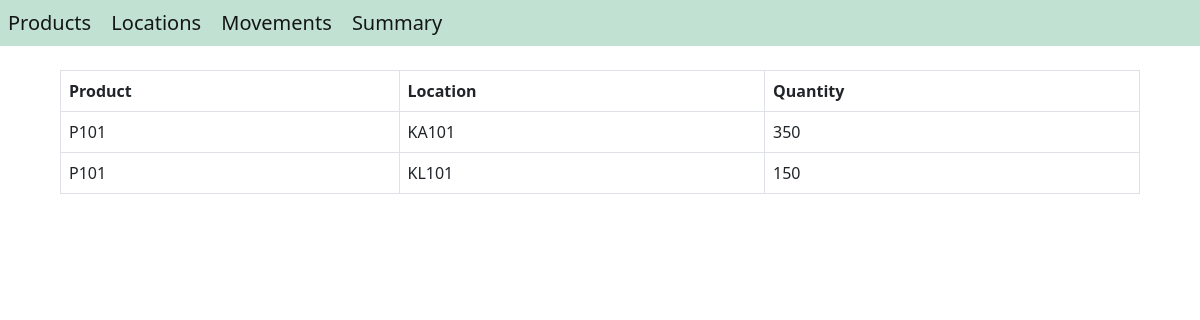
/summary, run on an earlier commit of the app's database.
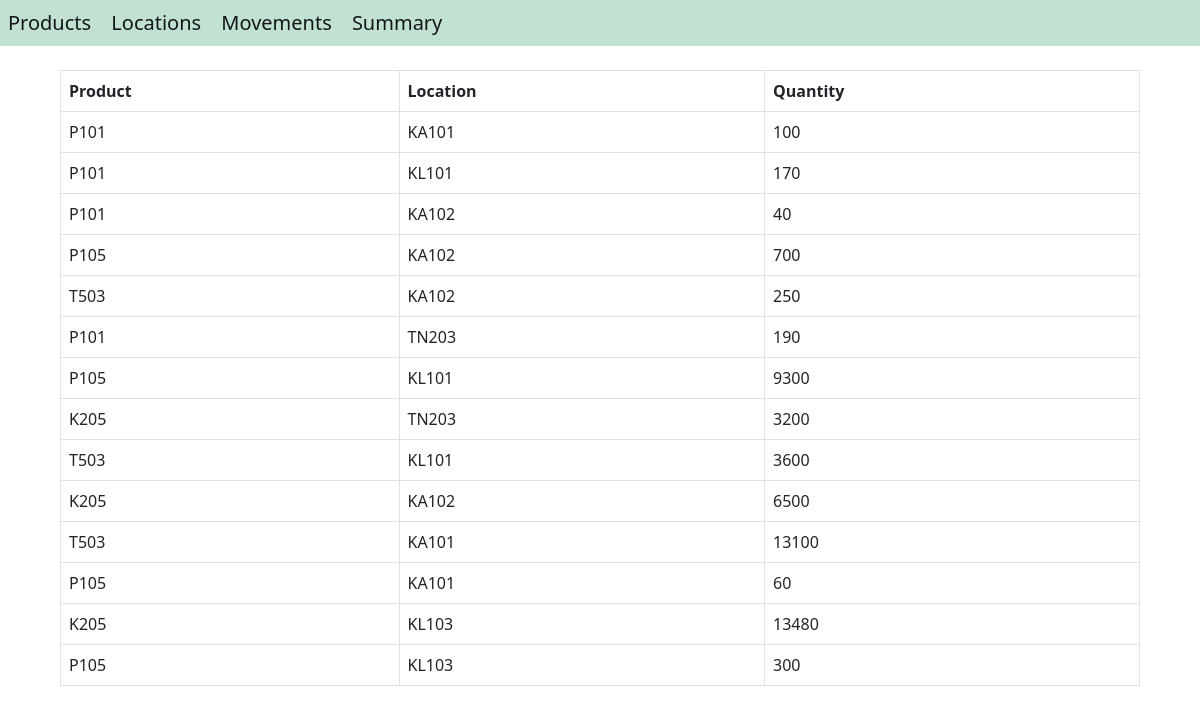
And on a later commit of the database.
### inventory_management/models.py (models this page shows)
class Stock(models.Model):
    product = models.ForeignKey(Product, on_delete=models.CASCADE)
    location = models.ForeignKey(Location, on_delete=models.CASCADE)
    quantity = models.IntegerField(default=0)

class Product(models.Model):
    product_id = models.CharField(max_length=16, primary_key=True)
    product_name = models.CharField(max_length=64)
    def __str__(self):
        return self.product_id

class Location(models.Model):
    location_id = models.CharField(max_length=16, primary_key=True)
    location_name = models.CharField(max_length=64)
    def __str__(self):
        return self.location_id

### inventory_management/views.py (the view)
# urls.py: path('summary', Summary.as_view(), name='summary'),
class Summary(ListView):
    template_name = 'inventory_management/summary.html'
    model = Stock
    def get_context_data(self, **kwargs):
        context = super().get_context_data(**kwargs)
        context['title'] = 'Summary'
        return context

### inventory_management/templates/inventory_management/summary.html (shortened to what this page needs)
{% extends "inventory_management/home.html" %}
{% block body %}
    <table class="table table-bordered mt-4 custom-table">
        <tr>
            <th>Product</th>
            <th>Location</th>
            <th>Quantity</th>
        </tr>
        {% for stock in stock_list %}
            <tr>
                <td>{{stock.product}}</td>
                <td>{{stock.location}}</td>
                <td>{{stock.quantity}}</td>
            </tr>
        {% endfor %}
    </table>
{% endblock body %}

### inventory_management/templates/inventory_management/home.html (shortened to what this page needs)
{% load static %}
<!DOCTYPE html>
<html lang="en">
<head>
    <link rel="stylesheet" href="https://cdn.jsdelivr.net/npm/bootstrap@5.1.1/dist/css/bootstrap.min.css">
    <link rel="stylesheet" href="{% static 'inventory_management/measurements.css' %}">
</head>
<body>
    {% block navbar %}
        <nav class="navbar sticky-top navbar-light" style="background-color: #C1E1D2;">
            <div class="ms-2">
                <a class="navbar-brand" href=" {% url 'products' %} ">Products</a>
                <a class="navbar-brand" href=" {% url 'locations' %}">Locations</a>
                <a class="navbar-brand" href=" {% url 'movements' %} ">Movements</a>
                <a class="navbar-brand" href=" {% url 'summary' %} ">Summary</a>
            </div>
        </nav>
    {% endblock navbar %}
    {% block body %} {% endblock body %}
</body>
</html>

### inventory_management/static/inventory_management/measurements.css (style rules this page uses)
.custom-table { width: 90%; margin-left: 5%; }

What changed in the data, as far as the page shows it:
changed Stock (number 1 of 14 on the later page): quantity "350" → "100"
changed Stock (number 2 of 14 on the later page): quantity "150" → "170"
added Stock: product "P101", location "KA102", quantity "40"
added Stock: product "P105", location "KA102", quantity "700"
added Stock: product "T503", location "KA102", quantity "250"
added Stock: product "P101", location "TN203", quantity "190"
added Stock: product "P105", location "KL101", quantity "9300"
added Stock: product "K205", location "TN203", quantity "3200"
added Stock: product "T503", location "KL101", quantity "3600"
added Stock: product "K205", location "KA102", quantity "6500"
added Stock: product "T503", location "KA101", quantity "13100"
added Stock: product "P105", location "KA101", quantity "60"
added Stock: product "K205", location "KL103", quantity "13480"
added Stock: product "P105", location "KL103", quantity "300"
